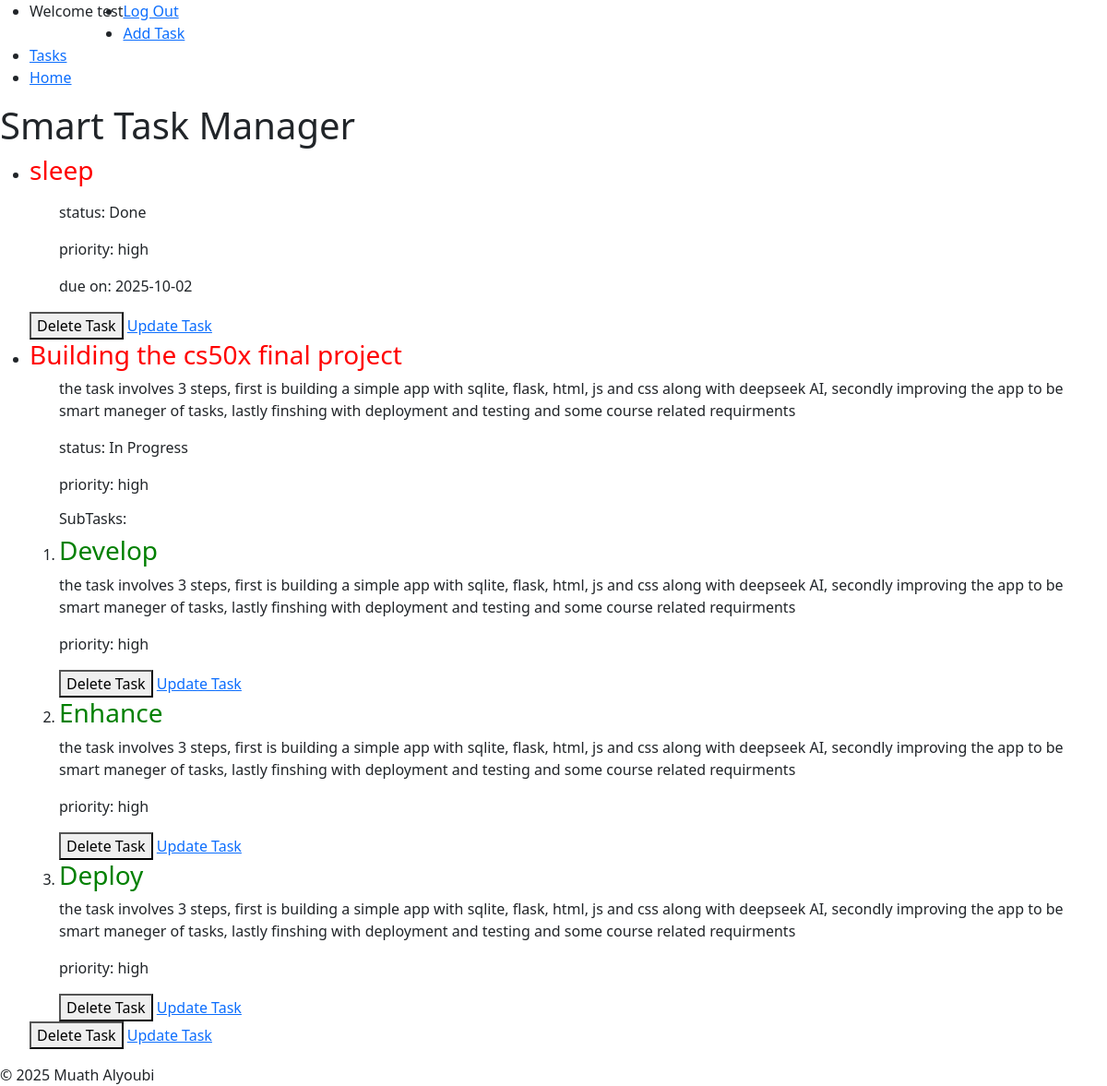
/tasks (signed in), run on an earlier commit of the app's database.
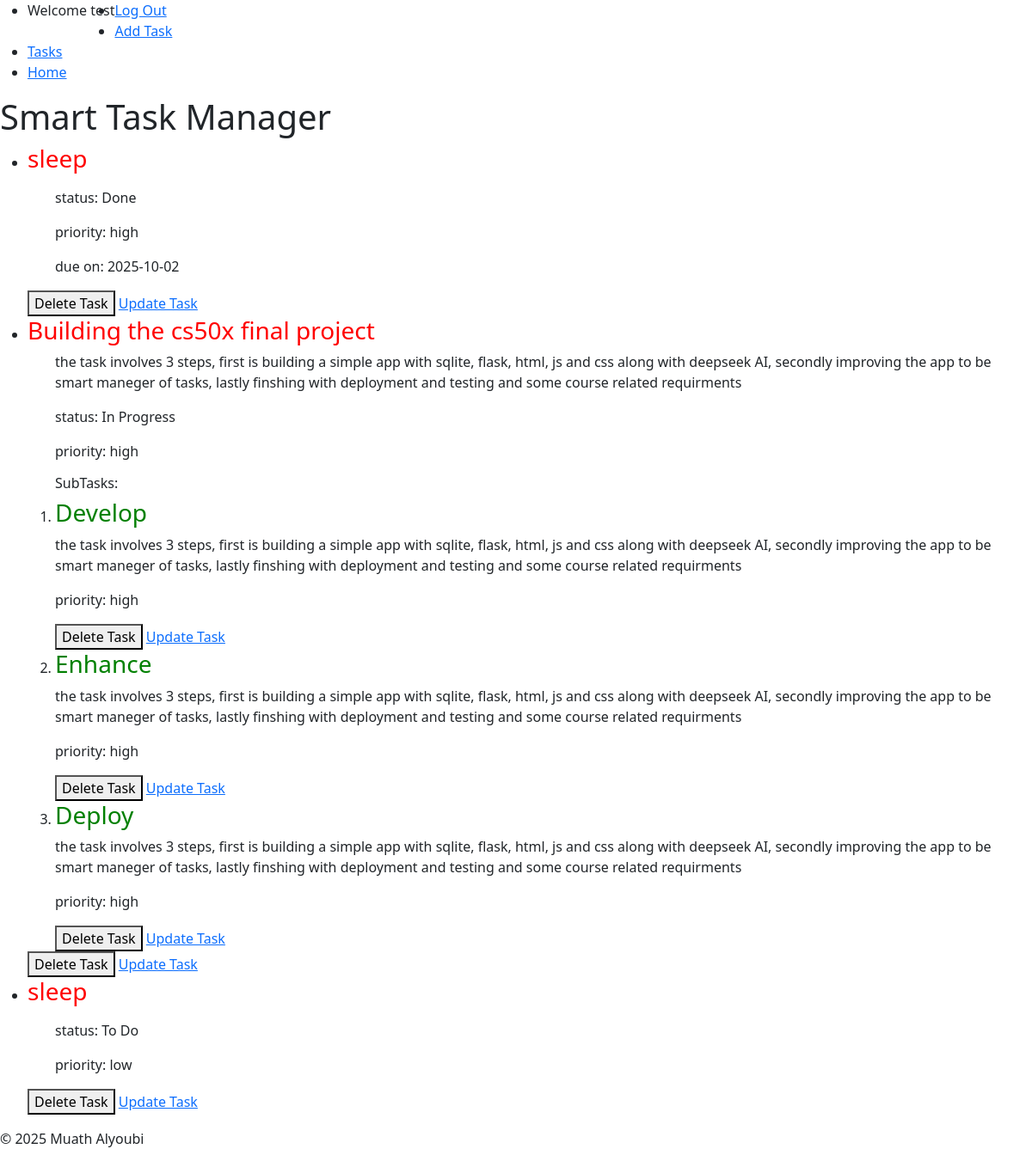
And on a later commit of the database.
### tables this page shows
CREATE TABLE tasks(
                id INTEGER PRIMARY KEY AUTOINCREMENT NOT NULL,
                title TEXT NOT NULL,
                user_id INTEGER NOT NULL,
                description TEXT,
                status TEXT NOT NULL DEFAULT 'To Do',
                created_at TIMESTAMP DEFAULT CURRENT_TIMESTAMP, 
                priority TEXT NOT NULL, 
                due_date DATE, parent_id INTEGER DEFAULT NULL,  
                FOREIGN KEY (user_id) REFERENCES users(id) ON DELETE CASCADE
                );

### app.py (the view)
@app.route("/tasks")
@login_required
def tasks():
    tasks =  get_tasks_by_user(session["user_id"])
    subtasks = get_subtasks(session["user_id"])
    return render_template("tasks.html", tasks=tasks,  subtasks=subtasks)

### db.py (called while the page is built)
def get_db():
    if "db" not in g:
        g.db = sqlite3.connect(
            DATABASE,
            detect_types=sqlite3.PARSE_DECLTYPES,
            check_same_thread=False
        )
        g.db.row_factory = sqlite3.Row
    return g.db

def get_tasks_by_user(user_id):
    db = get_db()
    return db.execute(
        """SELECT * FROM tasks WHERE user_id = ? ORDER BY
        CASE WHEN due_date IS NULL THEN 1 ELSE 0 END,
        due_date ASC,
        CASE priority
            WHEN 'high' THEN 1
            WHEN 'medium' THEN 2
            WHEN 'low' THEN 3
        END ASC;
        """,(user_id,)).fetchall()

def get_subtasks(user_id):
    db = get_db()
    return db.execute(
        "SELECT * FROM tasks WHERE user_id = ? AND parent_id IS NOT NULL ORDER BY parent_id",
        (user_id,)).fetchall()

### helpers.py (called while the page is built)
def login_required(f):
    @wraps(f)
    def decorated_function(*args, **kwargs):
        if session.get("user_id") is None:
            return redirect(url_for('login', next=request.url))
        return f(*args, **kwargs)
    return decorated_function

### templates/tasks.html (shortened to what this page needs)
{% extends "layout.html" %}
{% block body %}
    <header>
        <h1>Smart Task Manager</h1>
    </header>
    <main>
        <section id="tasks">
            <ul>
                {% for task in tasks %}
                    {% if task.parent_id is none %}
                        <li>
                            <h3 style="color: red;">{{ task.title }}</h3>
                            <ul>
                                <p>{{ task.description }}</p>
                                <p>status: {{ task.status }}</p>
                                <p>priority: {{ task.priority }}</p>
                                {% if task.due_date is not none %}
                                    <p>due on: {{ task.due_date }}</p>
                                {% endif %}
                            </ul>
                                {% set ns = namespace(printed=false) %}
                                <ol>
                                {% for sub in subtasks %}
                                    {% if sub.parent_id == task.id %}
                                        {% if not ns.printed %}
                                            <h6>SubTasks:</h6>
                                            {% set ns.printed = true %}
                                        {% endif %}
                                    <li>
                                        <h3 style="color: green;">{{ sub.title }}</h3>
                                        <p>{{ task.description }}</p>
                                        <p>priority: {{ task.priority }}</p>
                                        <button onclick="deleteTask('{{ task.id }}')" id="delete-task">Delete Task</button>
                                        <a href="{{ url_for('editTask', id=sub.id) }}" id="update-task">Update Task</a>
                                    </li>
                                    {% endif %}
                            {% endfor %}
                            </ol>
                            <button onclick="deleteTask('{{ task.id }}')" id="delete-task">Delete Task</button>
                            <a href="{{ url_for('editTask', id=task.id) }}" id="update-task">Update Task</a>
                        </li>
                    {% endif %}
                {% endfor %}
            </ul>
        </section>
    </main>
{% endblock %}

What changed in the data, as far as the page shows it:
added tasks: title "sleep", status "To Do", priority "low", shown under "Smart Task Manager"
